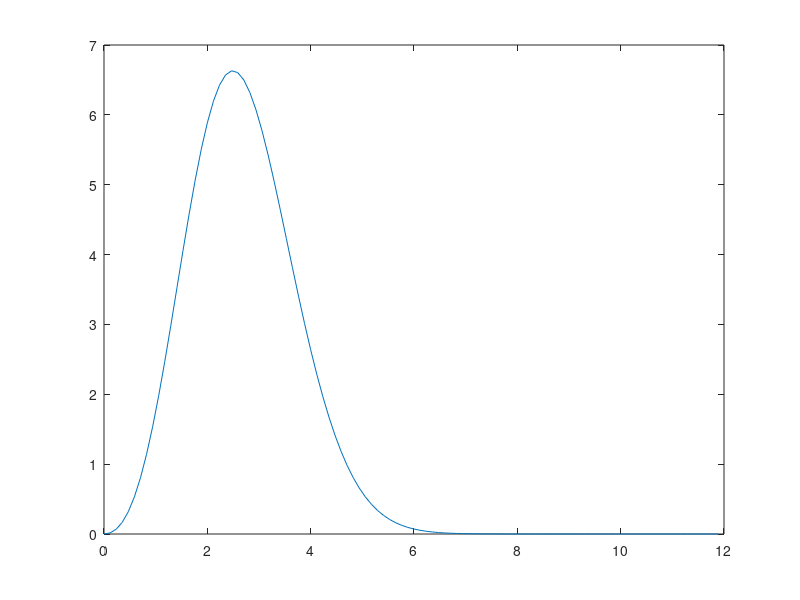

The MATLAB script that drew this image:
psi= [0, 0.124352, 0.261162, 0.40881, 0.565444, 0.729022, 0.89735, 1.06813, 1.23901, 1.40762, 1.57166, 1.72889, 1.87721, 2.01472, 2.1397, 2.25068, 2.34647, 2.42612, 2.48901, 2.53479, 2.56339, 2.57501, 2.57012, 2.54943, 2.51383, 2.46441, 2.4024, 2.32915, 2.24608, 2.15468, 2.05643, 1.95283, 1.84532, 1.73528, 1.62402, 1.51276, 1.40258, 1.29448, 1.18931, 1.08779, 0.99053, 0.898015, 0.810604, 0.728552, 0.652009, 0.581036, 0.515611, 0.455642, 0.400977, 0.351416, 0.306719, 0.266616, 0.230817, 0.199019, 0.170913, 0.146191, 0.124547, 0.105687, 0.08933, 0.0752078, 0.0630704, 0.0526856, 0.0438397, 0.0363377, 0.0300032, 0.0246775, 0.0202193, 0.0165031, 0.0134185, 0.0108689, 0.0087703, 0.00705008, 0.00564585, 0.00450425, 0.00357996, 0.00283465, 0.00223609, 0.00175732, 0.0013759, 0.00107325, 0.000834059, 0.000645766, 0.000498126, 0.000382817, 0.000293112, 0.000223599, 0.000169942, 0.000128686, 9.70867e-05, 7.29777e-05, 5.46543e-05, 4.07816e-05, 3.03188e-05, 2.24579e-05, 1.65744e-05, 1.21876e-05, 8.92923e-06, 6.51817e-06, 4.74084e-06, 3.43561e-06, 2.48069e-06, 1.78469e-06, ];
rho= [0, 0.117647, 0.235294, 0.352941, 0.470588, 0.588235, 0.705882, 0.823529, 0.941176, 1.05882, 1.17647, 1.29412, 1.41176, 1.52941, 1.64706, 1.76471, 1.88235, 2, 2.11765, 2.23529, 2.35294, 2.47059, 2.58824, 2.70588, 2.82353, 2.94118, 3.05882, 3.17647, 3.29412, 3.41176, 3.52941, 3.64706, 3.76471, 3.88235, 4, 4.11765, 4.23529, 4.35294, 4.47059, 4.58824, 4.70588, 4.82353, 4.94118, 5.05882, 5.17647, 5.29412, 5.41176, 5.52941, 5.64706, 5.76471, 5.88235, 6, 6.11765, 6.23529, 6.35294, 6.47059, 6.58824, 6.70588, 6.82353, 6.94118, 7.05882, 7.17647, 7.29412, 7.41176, 7.52941, 7.64706, 7.76471, 7.88235, 8, 8.11765, 8.23529, 8.35294, 8.47059, 8.58824, 8.70588, 8.82353, 8.94118, 9.05882, 9.17647, 9.29412, 9.41176, 9.52941, 9.64706, 9.76471, 9.88235, 10, 10.1176, 10.2353, 10.3529, 10.4706, 10.5882, 10.7059, 10.8235, 10.9412, 11.0588, 11.1765, 11.2941, 11.4118, 11.5294, 11.6471, 11.7647, 11.8824, ];
plot(rho,psi.*psi)
n=102
